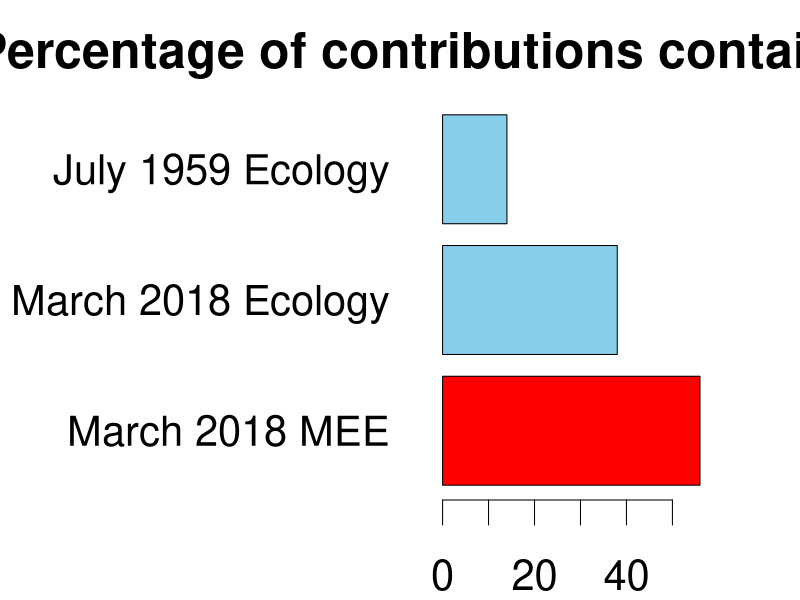

Write R code to recreate this figure.
# Barplot for percentage of papers with equations in different issues

png("lowry.png",
    width = 1440)
par(mai=c(1,4.4,1,1),
    cex = 2.5)
barplot(height = rev(c(14, 38, 56)),
        names.arg = rev(c("July 1959 Ecology",
                      "March 2018 Ecology",
                      "March 2018 MEE")),
        horiz = TRUE,
        col = rev(c("skyblue", "skyblue", "red")),
        las = 1,
        main = "Percentage of contributions containing equations"
        )
dev.off()
